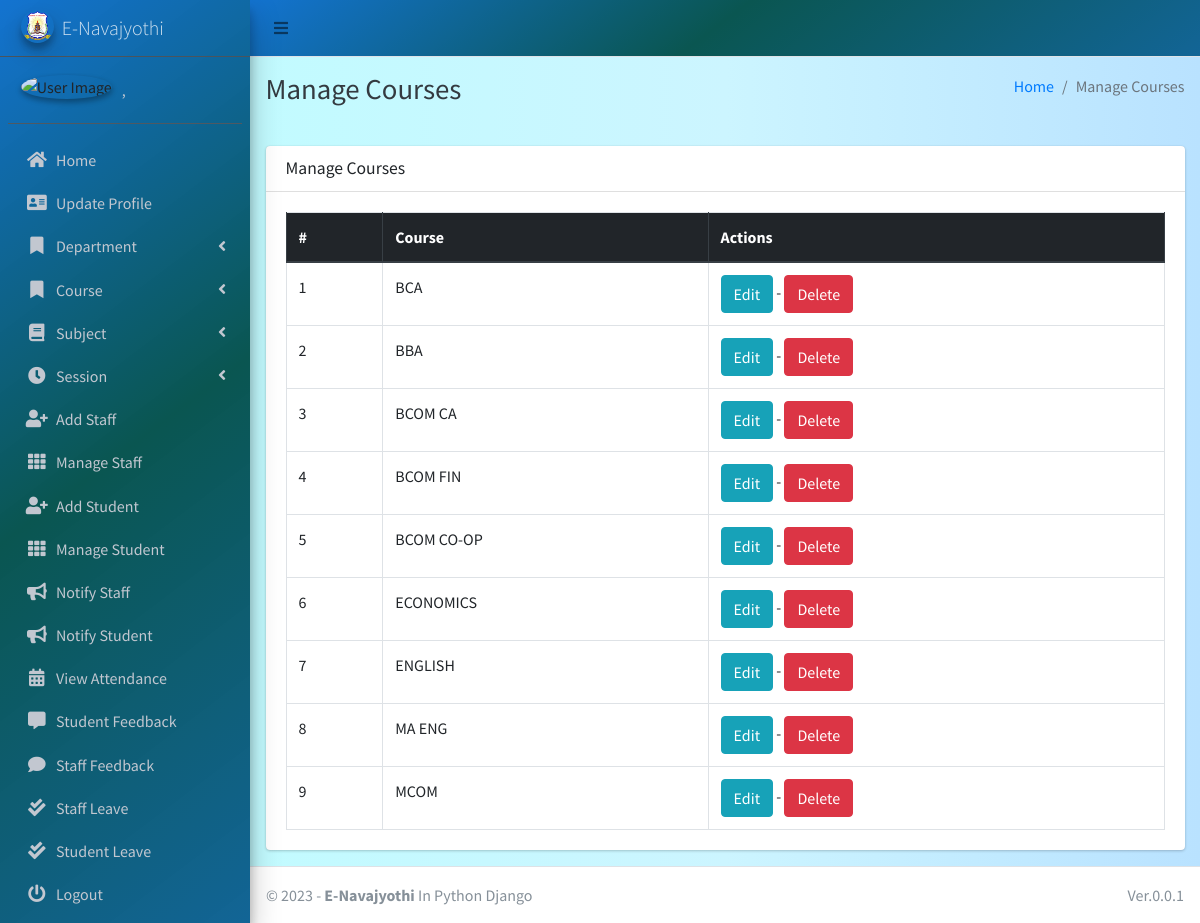
/course/manage/ (signed in), run on the app's committed database.
### main_app/models.py (models this page shows, shortened)
class CustomUser(AbstractUser):
    USER_TYPE = ((1, "HOD"), (2, "Staff"), (3, "Student"))
    GENDER = [("M", "Male"), ("F", "Female")]
    username = None  # Removed username, using email instead
    email = models.EmailField(unique=True)
    user_type = models.CharField(default=1, choices=USER_TYPE, max_length=1)
    gender = models.CharField(max_length=1, choices=GENDER)
    profile_pic = models.ImageField()
    address = models.TextField()
    fcm_token = models.TextField(default="")  # For firebase notifications
    created_at = models.DateTimeField(auto_now_add=True)
    updated_at = models.DateTimeField(auto_now=True)
    USERNAME_FIELD = "email"
    REQUIRED_FIELDS = []
    objects = CustomUserManager()
    phone_num = models.IntegerField(max_length=12 ,null=True,blank=False)
    aadhar_num = models.IntegerField(max_length=12,null=True,blank=False)
    date_of_birth = models.DateField(null=True,blank=False)
    def __str__(self):
        return self.last_name + ", " + self.first_name

class Course(models.Model):
    name = models.CharField(max_length=120)
    created_at = models.DateTimeField(auto_now_add=True)
    updated_at = models.DateTimeField(auto_now=True)

### main_app/hod_views.py (the view)
# urls.py: path("course/manage/", hod_views.manage_course, name='manage_course'),
def manage_course(request):
    courses = Course.objects.all()
    context = {
        'courses': courses,
        'page_title': 'Manage Courses'
    }
    return render(request, "hod_template/manage_course.html", context)

### main_app/templates/hod_template/manage_course.html
{% extends 'main_app/base.html' %}
{% load static %}
{% block page_title %}{{page_title}}{% endblock page_title %}
{% block content %}
<section class="content">
    <div class="container-fluid">
        <div class="row">
            <div class="col-md-12">
                <div class="card">
                    <div class="card-header">
                        <h3 class="card-title">{{page_title}}</h3>
                    </div>
                    <div class="card-body">
                        <table id="example2" class="table table-bordered table-hover">
                            <thead class="thead-dark">
                                <tr>
                                    <th>#</th>
                                    <th>Course</th>
                                    <th>Actions</th>
                                </tr>
                            </thead>
                            <tbody>
                                {% for course in courses %}
                                <tr>
                                    <td>{{ forloop.counter }}</td>
                                    <td>{{course.name}}</td>
                                    <td>
                                        <a href="{% url 'edit_course' course.id %}" class="btn btn-info">Edit</a> -
                                        <a href="{% url 'delete_course' course.id %}" onclick="return confirm('Are you sure you want to delete this course ?')" class="btn btn-danger">Delete</a>
                                    </td>
                                </tr>
                                {% endfor %}
                            </tbody>
                        </table>
                    </div>
                </div>
            </div>
        </div>
    </div>
</section>
{% endblock content %}

### main_app/templates/main_app/sidebar_template.html (shortened to what this page needs)
{% load static %}
<aside class="main-sidebar sidebar-dark-info elevation-4 " style="background: rgb(0,104,205);
background: linear-gradient(143deg, rgba(0,104,205,0.9248949579831933) 0%, rgba(0,79,74,0.9613095238095238) 49%, rgba(0,89,142,0.9276960784313726) 100%);">
    {% if request.user.user_type == '1' %}
    <a href="{% url 'admin_home' %}" class="brand-link">
        <img src="{% static 'dist/img/nava_logo.png' %} " alt="AdminLTE Logo"
            class="brand-image img-circle elevation-3" >
        <span class="brand-text font-weight-light">E-Navajyothi</span>
    </a>
      <div class="sidebar">
        <div class="user-panel mt-3 pb-3 mb-3 d-flex">
            <div class="image">
                <img src="{{ request.user.profile_pic}}" class="img-circle elevation-2" alt="User Image">
            </div>
            <div class="info">
                <a href="#" class="d-block">{{user}}</a>
            </div>
        </div>
        <nav class="mt-2 ">
            <ul class="nav nav-pills nav-sidebar flex-column " data-widget="treeview" role="menu" data-accordion="false">
                <li class="nav-item">
                    {% url 'admin_home' as admin_home %}
                    <a href="{{admin_home}}" class="nav-link {% if admin_home == request.path %} active {% endif %}">
                        <i class="nav-icon fas fa-home"></i>
                        <p >
                            Home
                        </p>
                    </a>
                </li>
                <li class="nav-item">
                    {% url 'admin_view_profile' as admin_view_profile %}
                    <a href="{{admin_view_profile}}"
                        class="nav-link {% if admin_view_profile == request.path %} active {% endif %}">
                        <i class="nav-icon fas fa-address-card"></i>
                        <p>
                            Update Profile
                        </p>
                    </a>
                </li>
            <li class="nav-item has-treeview">
                    <a href="#" class="nav-link">
                        <i class="nav-icon fas fa-bookmark"></i>
                        <p>
                            Department
                            <i class="fas fa-angle-left right"></i>
                        </p>
                    </a>
                </li>
                <li class="nav-item has-treeview">
                    <a href="#" class="nav-link">
                        <i class="nav-icon fas fa-bookmark"></i>
                        <p>
                            Course
                            <i class="fas fa-angle-left right"></i>
                        </p>
                    </a>
                </li>
                <li class="nav-item has-treeview">
                    <a href="#" class="nav-link">
                        <i class="nav-icon fas fa-book"></i>
                        <p>
                            Subject
                            <i class="fas fa-angle-left right"></i>
                        </p>
                    </a>
                </li>
                <li class="nav-item has-treeview">
                    <a href="#" class="nav-link">
                        <i class="nav-icon fas fa-clock"></i>
                        <p>
                            Session
                            <i class="fas fa-angle-left right"></i>
                        </p>
                    </a>
                </li>
                <li class="nav-item">
                    {% url 'add_staff' as add_staff %}
                    <a href="{{add_staff}}" class="nav-link {% if add_staff == request.path %} active {% endif %}">
                        <i class="nav-icon fas fa-user-plus"></i>
                        <p>
                            Add Staff
                        </p>
                    </a>
                </li>
                <li class="nav-item">
                    {% url 'manage_staff' as manage_staff %}
                    {% url 'edit_staff' staff_id as edit_staff %}
                    <a href="{{manage_staff}}"
                        class="nav-link {% if manage_staff == request.path or request.path == edit_staff %} active {% endif %}">
                        <i class="nav-icon fas fa-th"></i>
                        <p>
                            Manage Staff
                        </p>
                    </a>
                </li>
                <li class="nav-item">
                    {% url 'add_student' as add_student%}
                    <a href="{{add_student}}" class="nav-link  {% if add_student == request.path %} active {% endif %}">
                        <i class="nav-icon fas fa-user-plus"></i>
                        <p>
                            Add Student
                        </p>
                    </a>
                </li>
                <li class="nav-item">
                    {% url 'manage_student' as manage_student %}
                    {% url 'edit_student' student_id as edit_student %}
                    <a href="{{manage_student}}"
                        class="nav-link  {% if edit_student == request.path or manage_student == request.path %} active {% endif %}">
                        <i class="nav-icon fas fa-th"></i>
                        <p>
                            Manage Student
                        </p>
                    </a>
                </li>
                <li class="nav-item">
                    {% url 'admin_notify_staff' as admin_notify_staff %}
                    <a href="{{admin_notify_staff}}"
                        class="nav-link {% if admin_notify_staff == request.path %} active {% endif %}">
                        <i class="nav-icon fas fa-bullhorn"></i>
                        <p>
                            Notify Staff
                        </p>
                    </a>
                </li>
                <li class="nav-item">
                    {% url 'admin_notify_student' as admin_notify_student %}
                    <a href="{{admin_notify_student}}"
                        class="nav-link {% if admin_notify_student == request.path %} active {% endif %}">
                        <i class="nav-icon fas fa-bullhorn"></i>
                        <p>
                            Notify Student
                        </p>
                    </a>
                </li>
                <li class="nav-item">
                    {% url 'admin_view_attendance' as admin_view_attendance %}
                <li class="nav-item">
                    <a href="{{admin_view_attendance}}"
                        class="nav-link  {% if admin_view_attendance == request.path %} active {% endif %}">
                        <i class="nav-icon fas fa-calendar-alt"></i>
                        <p>
                            View Attendance
                        </p>
                    </a>
                </li>
                <li class="nav-item">
                    {% url 'student_feedback_message' as student_feedback_message %}
                    <a href="{{ student_feedback_message }}"
                        class="nav-link  {% if student_feedback_message == request.path %} active {% endif %}">
                        <i class="nav-icon fas fa-comment-alt"></i>
                        <p>
                            Student Feedback
                        </p>
                    </a>
                </li>
                <li class="nav-item">
                    {% url 'staff_feedback_message' as staff_feedback_message %}
                    <a href="{{staff_feedback_message}}"
                        class="nav-link   {% if staff_feedback_message == request.path %} active {% endif %}">
                        <i class="nav-icon fas fa-comment"></i>
                        <p>
                            Staff Feedback
                        </p>
                    </a>
                </li>
                <li class="nav-item">
                    {% url 'view_staff_leave' as view_staff_leave %}
                    <a href="{{view_staff_leave}}"
                        class="nav-link  {% if view_staff_leave == request.path %} active {% endif %}">
                        <i class="nav-icon fas fa-check-double"></i>
                        <p>
                            Staff Leave
                        </p>
                    </a>
                </li>
                <li class="nav-item">
                    {% url 'view_student_leave' as view_student_leave %}
                    <a href="{% url 'view_student_leave' %}"
                        class="nav-link  {% if view_student_leave == request.path %} active {% endif %}">
                        <i class="nav-icon fas fa-check-double"></i>
                        <p>
                            Student Leave
                        </p>
                    </a>
                </li>
                                        {% endif %}
                                        <li class="nav-item">
                                            <a href="{% url 'user_logout' %}"
                                                onclick="return confirm('Your session would be terminated.\n\nProceed?')"
                                                class="nav-link">
                                                <i class="nav-icon fas fa-power-off"></i>
                                                <p>
                                                    Logout
                                                </p>
                                            </a>
                                        </li>
                                    </ul>
                                </nav>
                            </div>
</aside>

### data on the page
CustomUser: last_name+first_name ","
Course: name "BCA"
Course: name "BBA"
Course: name "BCOM CA"
Course: name "BCOM FIN"
Course: name "BCOM CO-OP"
Course: name "ECONOMICS"
Course: name "ENGLISH"
Course: name "MA ENG"
Course: name "MCOM"

### other printed values
{{ page_title }} "Manage Courses"
